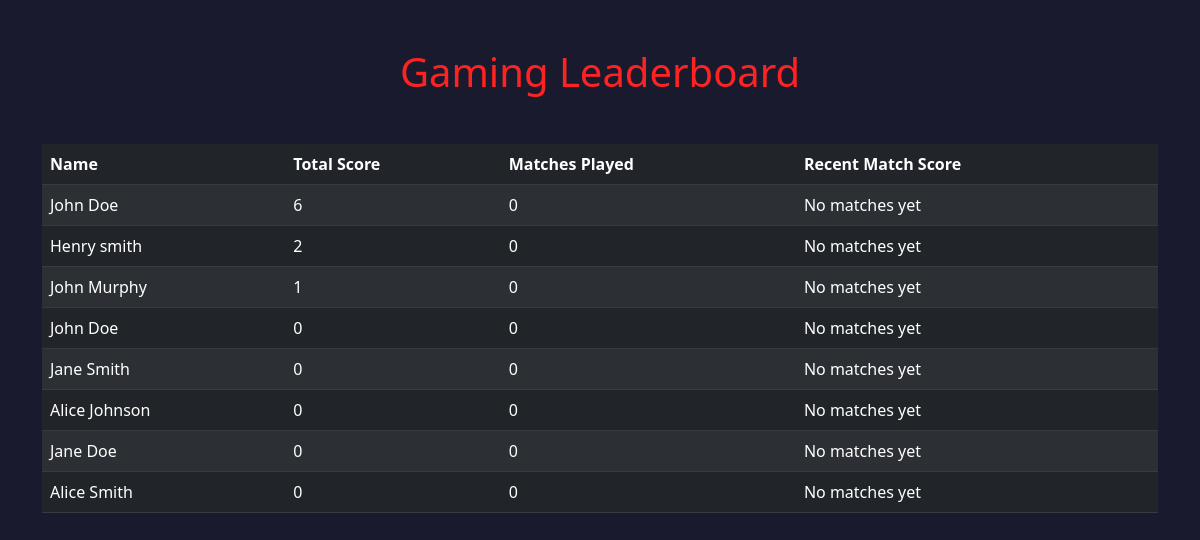
The app's page /leaderboard/, older data.
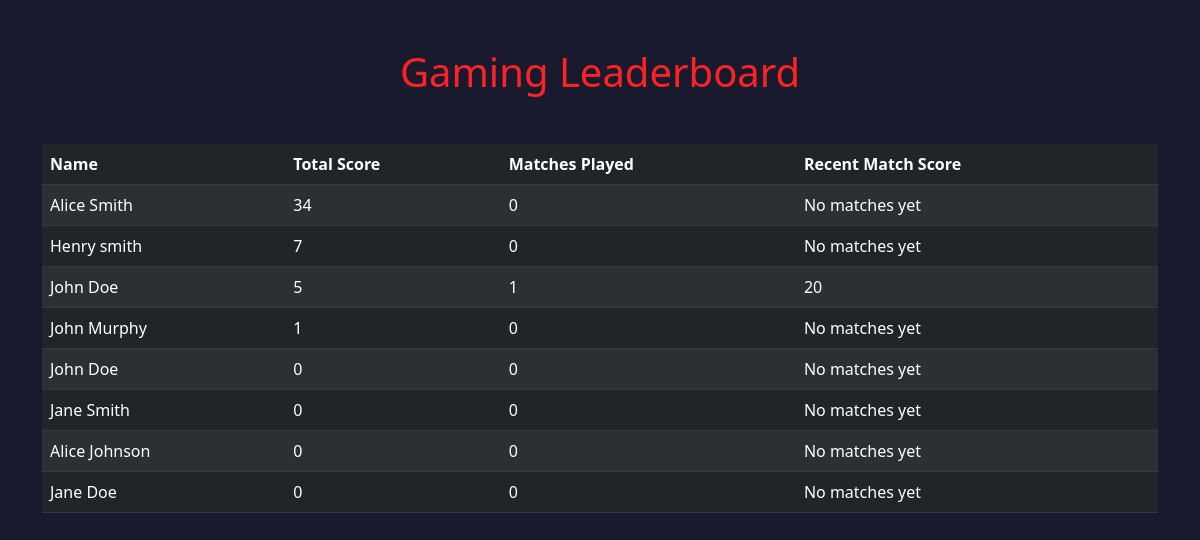
The same page, newer data.
### leaderboard_app/models.py (models this page shows, shortened)
class Player(models.Model):
    name = models.CharField(max_length=100)
    total_score = models.IntegerField(default=0)

class Match(models.Model):
    player = models.ForeignKey('Player', on_delete=models.CASCADE, related_name='matches')
    match_date = models.DateTimeField(auto_now_add=True)
    score = models.IntegerField(default=0)

### leaderboard_app/views.py (the view)
# urls.py: path("leaderboard/", leaderboard, name="leaderboard"),
def leaderboard(request):
    players = Player.objects.all().order_by('-total_score')
    return render(request, 'leaderboard.html', {"players": players})

### leaderboard_app/templates/leaderboard.html (shortened to what this page needs)
<!DOCTYPE html>
<html lang="en">
<head>
    <link href="https://cdn.jsdelivr.net/npm/bootstrap@5.3.0-alpha3/dist/css/bootstrap.min.css" rel="stylesheet">
</head>
<body>
    <div class="container">
        <h1 class="text-center my-5">Gaming Leaderboard</h1>
        <table class="table table-dark table-striped mt-4">
            <thead>
                <tr>
                    <th>Name</th>
                    <th>Total Score</th>
                    <th>Matches Played</th>
                    <th>Recent Match Score</th>
                </tr>
            </thead>
            <tbody>
                {% for player in players %}
                <tr>
                    <td>{{ player.name }}</td>
                    <td>{{ player.total_score }}</td>
                    <td>{{ player.matches.count }}</td>
                    <td>
                        {% if player.matches.last %}
                            {{ player.matches.last.score }}
                        {% else %}
                            No matches yet
                        {% endif %}
                    </td>
                </tr>
                {% endfor %}
            </tbody>
        </table>
    </div>
</body>
</html>

### leaderboard_app/templates/leaderboard.html (style rules this page uses)
body { background-color: #1a1a2e; color: #fd2323; }
.table th, .table td { vertical-align: middle; }

Row changes from the older to the newer data that the page shows:
changed Player "Alice Smith": total_score "0" → "34"; moves up the list
changed Player "Henry smith": total_score "2" → "7"; moves down the list
changed Player (number 3 of 8 on the later page): total_score "6" → "5"; matches.count "0" → "1"; matches.last.score (not shown) → "20"; no longer shows "No matches yet"
